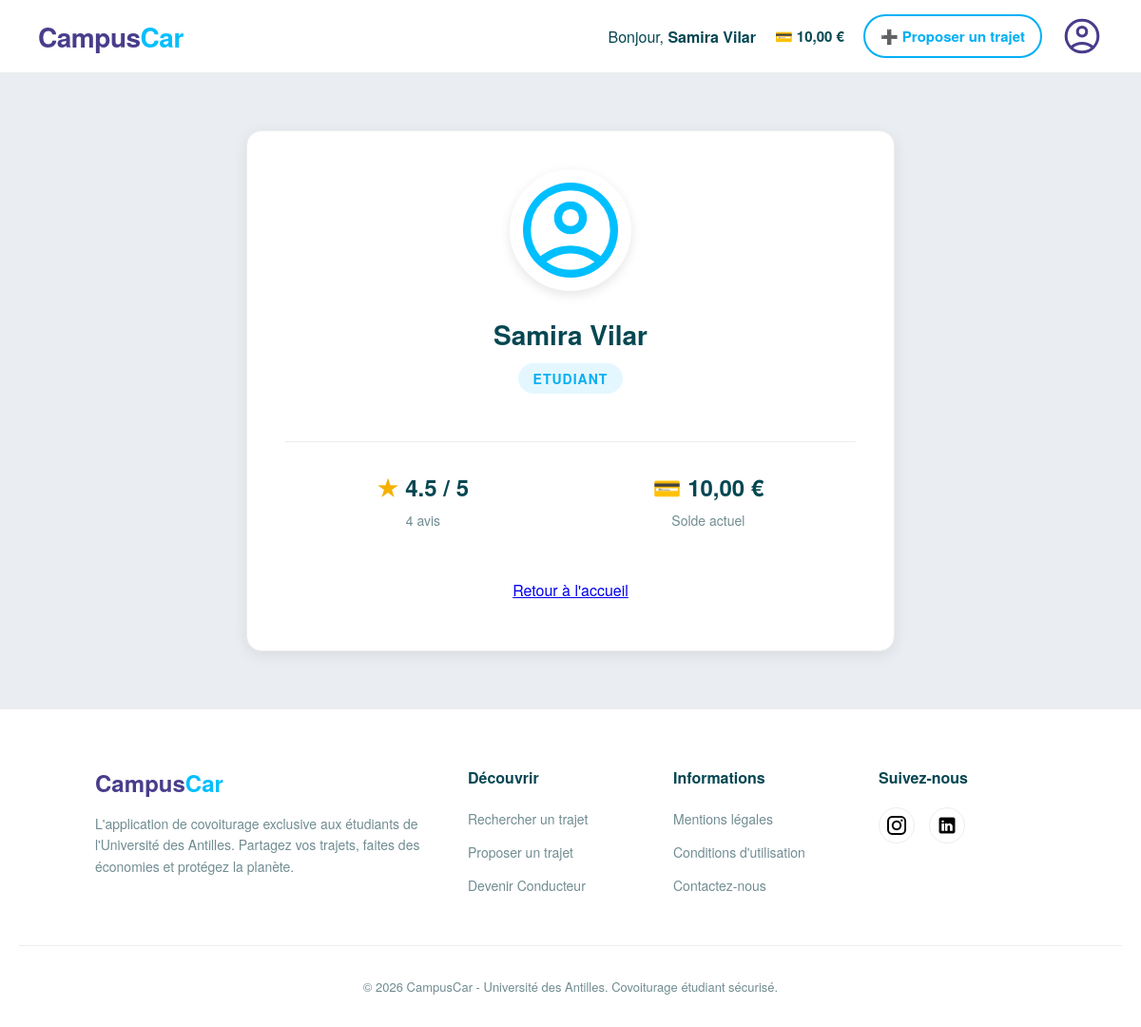
Page /index.php?action=profil (signed in) on the committed database.
### tables this page shows
CREATE TABLE IF NOT EXISTS `utilisateur` (
  `id_utilisateur` int NOT NULL AUTO_INCREMENT,
  `id_sesame` varchar(50) NOT NULL,
  `mot_de_passe` varchar(255) NOT NULL,
  `nom` varchar(100) DEFAULT NULL,
  `prenom` varchar(100) DEFAULT NULL,
  `role` varchar(20) DEFAULT 'etudiant',
  `solde_virtuel` decimal(6,2) DEFAULT '10.00',
  `note_moyenne_calc` decimal(3,2) DEFAULT '0.00',
  PRIMARY KEY (`id_utilisateur`),
  UNIQUE KEY `id_utilisateur` (`id_utilisateur`),
  UNIQUE KEY `id_sesame` (`id_sesame`)
);

### controllers/ProfileController.php (called while the page is built, shortened)
<?php
class ProfileController {
    public function showProfil() {
        require_once __DIR__ . '/../models/UserModel.php';
        $userModel = new UserModel();
        $infos_user = $userModel->getUtilisateurById($_SESSION['user_id']);
        $evaluations = $userModel->getMoyenneNotes($_SESSION['user_id']);
        if ($evaluations['moyenne'] !== null) {
            $note_moyenne = round($evaluations['moyenne'], 1) . ' / 5';
            $total_avis = $evaluations['total_avis'] . ' avis';
        } else {
            $note_moyenne = "Nouveau";
            $total_avis = "0 avis";
        }
        require_once __DIR__ . '/../views/profil.php';
    }
}
?>

### models/UserModel.php (called while the page is built, shortened)
<?php
require_once 'Database.php';
class UserModel {
    private $conn;
    private $table_name = "UTILISATEUR";
    public function __construct() {
        $database = new Database();
        $this->conn = $database->getConnection();
    }
    public function getUtilisateurById($id_utilisateur) {
        $query = "SELECT * FROM " . $this->table_name . " WHERE id_utilisateur = :id LIMIT 1";
        $stmt = $this->conn->prepare($query);
        $stmt->bindParam(':id', $id_utilisateur, PDO::PARAM_INT);
        $stmt->execute();
        return $stmt->fetch(PDO::FETCH_ASSOC);
    }
    public function getMoyenneNotes($id_utilisateur) {
        $query = "SELECT AVG(note_etoiles) as moyenne, COUNT(note_etoiles) as total_avis
                  FROM evaluer WHERE id_evalue = :id";
        $stmt = $this->conn->prepare($query);
        $stmt->bindParam(':id', $id_utilisateur, PDO::PARAM_INT);
        $stmt->execute();
        return $stmt->fetch(PDO::FETCH_ASSOC);
    }
}
?>

### models/Database.php (called while the page is built, shortened)
<?php
class Database {
    private $host = "localhost";
    private $db_name = "campuscar";
    private $username = "root";
    private $password = "";
    public function getConnection() {
        $this->conn = null;
        try {
            $this->conn = new PDO("mysql:host=" . $this->host . ";dbname=" . $this->db_name . ";charset=utf8", $this->username, $this->password);
            $this->conn->setAttribute(PDO::ATTR_ERRMODE, PDO::ERRMODE_EXCEPTION);
        } catch(PDOException $exception) {
            echo "Erreur de connexion : " . $exception->getMessage();
        }
        return $this->conn;
    }
}
?>

### views/profil.php (the view, shortened to what this page needs)
<?php include __DIR__ . '/layout/header.php'; ?>
<main>
    <div class="profile-card">
        <img src="assets/images/avatar_profil.svg" alt="Photo de profil" class="profile-avatar-large" style="object-fit: cover;">
        <h2 class="profile-name">
            <?= htmlspecialchars($infos_user['prenom']) ?> <?= htmlspecialchars($infos_user['nom']) ?>
        </h2>
        <div class="profile-role">
            <?= htmlspecialchars($infos_user['role']) ?>
        </div>
        <div class="profile-stats-container">
            <div class="stat-box">
                <div class="stat-value">
                    <span style="color: #f5b000;">★</span> <?= htmlspecialchars($note_moyenne) ?>
                </div>
                <div class="stat-label"><?= htmlspecialchars($total_avis) ?></div>
            </div>
            <div class="stat-box">
                <div class="stat-value">
                    💳 <?= number_format($infos_user['solde_virtuel'], 2, ',', ' ') ?> €
                </div>
                <div class="stat-label">Solde actuel</div>
            </div>
        </div>
        <div style="margin-top: 40px;">
            <a href="index.php" class="btn-cancel" style="display: inline-block; padding: 12px 30px; width: auto;">Retour à l'accueil</a>
        </div>
    </div>
</main>
<?php include __DIR__ . '/layout/footer.php'; ?>

### assets/css/style.css (style rules this page uses)
:root { --bbc-bleu-vif: #00aff5; --bbc-bleu-hover: #008cc5; --bbc-fonce: #054752; --bbc-gris-texte: #708c91; --bbc-fond: #ffffff; --blanc: #ffffff; --bordure: #ededed; }
body { margin: 0; padding: 0; font-family: 'Helvetica Neue', Helvetica, Arial, sans-serif; background-color: #eaedf1; color: var(--bbc-fonce); }

### views/profil.php (style rules this page uses)
.profile-card { background-color: var(--blanc); padding: 40px; border-radius: 16px; box-shadow: 0 4px 16px rgba(0,0,0,0.08); width: 100%; max-width: 600px; margin: 60px auto; border: 1px solid var(--bordure); text-align: center; }
.profile-avatar-large { width: 120px; height: 120px; border-radius: 50%; background-color: var(--bbc-fond); display: inline-flex; align-items: center; justify-content: center; border: 4px solid var(--blanc); box-shadow: 0 4px 12px rgba(0,0,0,0.1); margin-bottom: 20px; font-size: 50px; }
.profile-name { color: var(--bbc-fonce); font-size: 28px; font-weight: 800; margin: 0 0 10px 0; }
.profile-role { display: inline-block; background-color: rgba(0, 175, 245, 0.1); color: var(--bbc-bleu-vif); padding: 6px 16px; border-radius: 20px; font-weight: 700; font-size: 14px; text-transform: uppercase; letter-spacing: 1px; margin-bottom: 30px; }
.profile-stats-container { display: flex; justify-content: space-around; border-top: 1px solid var(--bordure); padding-top: 30px; margin-top: 20px; }
.stat-box { display: flex; flex-direction: column; gap: 8px; }
.stat-value { font-size: 24px; font-weight: 800; color: var(--bbc-fonce); display: flex; align-items: center; justify-content: center; gap: 8px; }
.stat-label { font-size: 14px; color: var(--bbc-gris-texte); font-weight: 500; }

### rows in the picture
utilisateur: prenom "Samira", nom "Vilar", role "ETUDIANT", solde_virtuel "10,00"

### other values in the picture
$_SESSION['user_nom'] "Samira Vilar"
$_SESSION['user_solde'] "10,00"
$note_moyenne "4.5 / 5"
$total_avis "4 avis"
